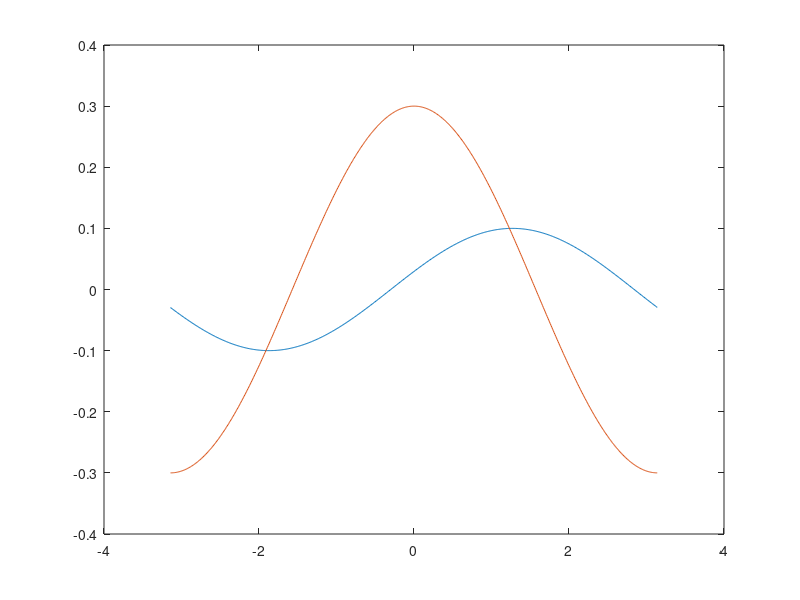

Here is the MATLAB script that generated this plot: (Note: this script raises an error after producing the figure.)
kot=-pi:0.01:pi;
amp1=0.1;
amp2=0.3;
faza1=0.3;
faza2=0;
fun1=amp1*sin(kot+faza1);
fun2=amp2*cos(kot+faza2);

fun12=fun1+fun2;
faza12=atan2(amp2,amp1);
amp12=sqrt(amp1^2+amp2^2);
afun12=amp12*sin(kot+faza12);

figure
plot(kot,fun1,kot,fun2)


r0=1;
xs=0.1;
ys=0.1;



amp1=sqrt((r0^2+xs^2+ys^2+2*r0*ys)/(r0^2+xs^2+ys^2+2*r0*xs));
kotmerjeni=atan2(cos(kot-atan2(r0+xs,ys)),amp1*sin(kot+atan2(r0+ys,xs)));


atan
a=0.1;
stevec=1;
% for a=0:0.01:0.9
merjeni=atan2(sin(kot)-a,cos(kot)-a);
for i=2:max(size(merjeni))
    if merjeni(i)-merjeni(i-1)>pi
        merjeni(i)=merjeni(i)-2*pi;
    end
    if merjeni(i)-merjeni(i-1)<-pi
        merjeni(i)=merjeni(i)+2*pi;
    end    
    
end
maxpog(stevec)=max(kot-merjeni);
stevec=stevec+1;
% end
plot(0:0.01:0.9,maxpog)

figure('Name',strcat('xd=',num2str(a)));
plot(kot,merjeni)

fftprot=abs(fft(kot-merjeni));
figure
bar(fftprot);






xd=0.1;
r0=1;
theta=-0.6:0.01:0.6;
x=(r0*sin(theta)-xd)./(r0*cos(theta)-xd);
x=x-x.^3/3;
% kajdobim=(2*xd^3-6*r0*xd^2*cos(theta)+3*r0^2*xd*(cos(2*theta)+sin(2*theta))-r0^3*sin(3*theta))./(3*(xd-r0*cos(theta)).^3);
figure
plot(theta,x-theta)
grid on